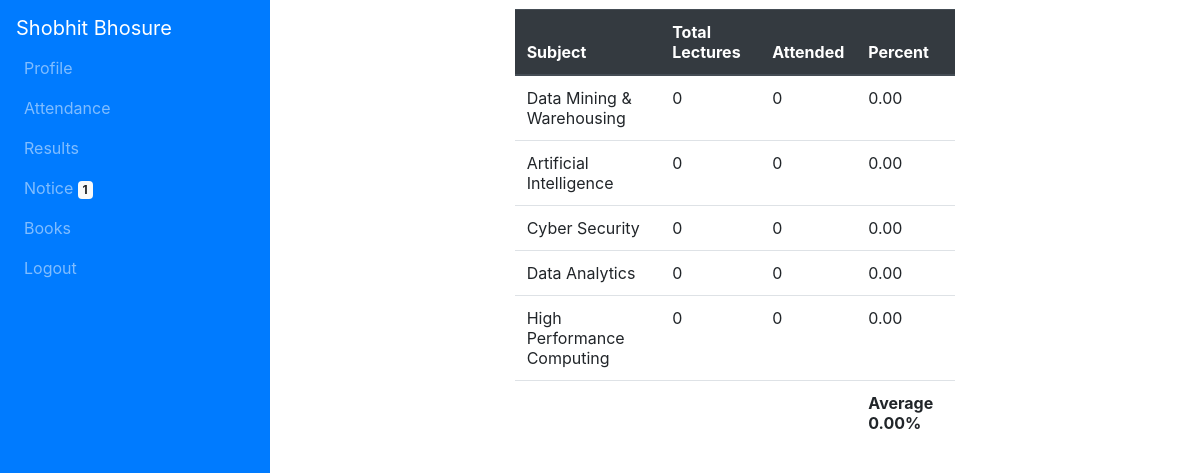
The page /attendance/ (signed in) on the database its author committed.
### student_app/models.py (models this page shows, shortened)
class Student(models.Model):
    first_name      = models.CharField(max_length=25)
    last_name       = models.CharField(max_length=25)
    email           = models.EmailField(max_length=50)
    password        = models.CharField(max_length=100)
    student_id      = models.CharField(max_length=15)
    gender          = models.CharField(max_length=8)
    department      = models.ForeignKey(Department, on_delete = models.CASCADE)
    _class          = models.ForeignKey(Class, on_delete = models.CASCADE)
    register_time   = models.DateTimeField(default=timezone.now)
    profile_pic     = models.CharField(max_length=100, default='default')

class Subject(models.Model):
    name    = models.CharField(max_length=100)

### student_app/views.py (the view)
# urls.py: path('attendance/', views.student_attendance, name='student_attendance'),
def student_attendance(request):
    if 'user_type' not in request.session.keys():
        return redirect('/')
    if request.session['user_type'] == 'student':
        context            = student_context(request.session['student_id'])
        student            = context['student']     # student object
        _class             = student._class         # get class of student
        subjects           = _class.subjects.all()  # get subjects of student
        attendance = {}
        percent_count = 0
        for subject in subjects:
            total           = Attendance.objects.filter(student=student).filter(subject=subject).count()                        # total lectures conducted
            attended        = Attendance.objects.filter(student=student).filter(subject=subject).filter(status=True).count()    # total lectures attended by student
            percent         = 0.0 if not total else (attended/total)*100                                                        # Avoid division if total is zero
            percent_count += percent
            attendance[subject.name] = [
                total,
                attended,
                "{:.2f}".format(percent)
            ]
        avg_attendance = percent_count / len(subjects)                  # Calculate Average attendance
        context['attendance'] = attendance
        context['avg_attendance'] = "{:.2f}".format(avg_attendance)     # round number to two points
    return render(request, 'student_app/attendance.html', context)

### student_app/methods.py (called while the page is built)
def student_context(id):
    student     = Student.objects.filter(student_id=id).get()
    notice_count = student._class.notice_set.all().count()
    context = {
        'student'      : student,
        'notice_count' : notice_count
    }
    return context

### student_app/templates/student_app/attendance.html (shortened to what this page needs)
<html>
<head>
	{% load static %}
{% include 'student_app/head.html' %}
<link href="{% static 'student_app/css/navbar-fixed-left.min.css' %}" rel="stylesheet" />
<link rel="stylesheet" href="{% static 'student_app/css/style.css' %}">
</head>
<body>
		{% include 'student_app/navbar.html' %}
		<div class="container-fluid">
			<div class="row justify-content-center align-items-center">
			<div class="col-md-6 col-sm-8">
				<table class="table">
						<thead class="thead-dark">
						  <tr>
							<th scope="col">Subject</th>
							<th scope="col">Total Lectures</th>
							<th scope="col">Attended</th>
							<th scope="col">Percent</th>
						  </tr>
						</thead>
						<tbody>
							{% for key, values in attendance.items %}
						  <tr>
							<td>{{ key }}</td>
							{% for v in values %}
								<td>{{ v }}</td>
							{% endfor %}
						  </tr>
						  {% endfor %}
						  <tr>
							  <td></td>
							  <td></td>
							  <td></td>
							  <td><b>Average {{ avg_attendance }}%</b></td>
						  </tr>
						</tbody>
					  </table>
		</div>
		</div>
		</div>
</body>
</html>

### student_app/templates/student_app/head.html (shortened to what this page needs)
<link rel="stylesheet" href="https://stackpath.bootstrapcdn.com/bootstrap/4.3.1/css/bootstrap.min.css">

### student_app/templates/student_app/navbar.html (shortened to what this page needs)
<nav class="navbar navbar-expand-md navbar-dark bg-primary fixed-top">
        <a class="navbar-brand" href>{{ student.first_name }} {{ student.last_name }}</a>
        <div class="collapse navbar-collapse" id="navbarsExampleDefault">
            <ul class="navbar-nav">
                <li class="nav-item">
                    <a class="nav-link" href="{% url 'profile' %}" >Profile</a>
                </li>
                <li class="nav-item">
                    <a class="nav-link" href="{% url 'student_attendance' %}">Attendance</a>
                </li>
                <li class="nav-item">
                    <a class="nav-link" href="{% url 'results' %}">Results</a>
                </li>
                <li class="nav-item">
                    <a class="nav-link" href="{% url 'student_notice' %}">Notice {% if notice_count %} <span class="badge badge-light">{{ notice_count }}</span> {% endif %}</a>
                </li>
                <li class="nav-item">
                        <a class="nav-link" href="{% url 'books' action='view' %}">Books</a>
                </li>
                <li class="nav-item">
                    <a class="nav-link" href="{% url 'logout' %}">Logout</a>
                </li>
            </ul>
        </div>
    </nav>

### student_app/templates/student_app/head.html (style rules this page uses)
.container-fluid { padding: 1%; }

### rows shown on the page
Student: first_name "Shobhit", last_name "Bhosure"
Subject: attendance "Data Mining & Warehousing"
Subject: attendance "Artificial Intelligence"
Subject: attendance "Cyber Security"
Subject: attendance "Data Analytics"
Subject: attendance "High Performance Computing"

### other values the page prints
{{ notice_count }} "1"
{{ v }} "0" "0" "0.00" "0" "0" "0.00" "0" "0" "0.00" "0" "0" "0.00" "0" "0" "0.00"
{{ avg_attendance }} "0.00"
